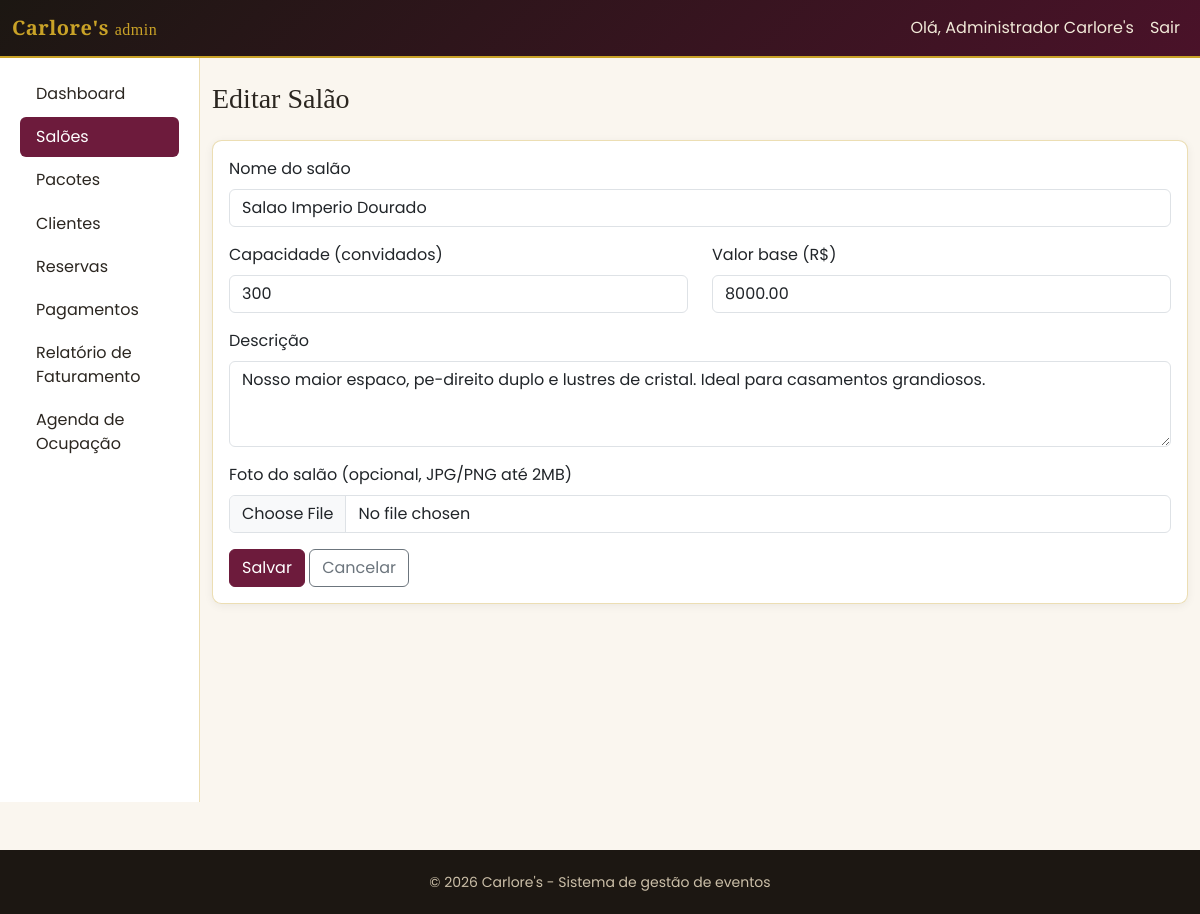
Page /admin/saloes/editar.php?id=1 (signed in) on the committed database.
### tables this page shows
CREATE TABLE saloes (
    id          INT UNSIGNED AUTO_INCREMENT PRIMARY KEY,
    nome        VARCHAR(100) NOT NULL,
    capacidade  SMALLINT UNSIGNED NOT NULL,
    descricao   TEXT NULL,
    valor_base  DECIMAL(10,2) NOT NULL DEFAULT 0.00,
    foto        VARCHAR(255) NULL,
    ativo       TINYINT(1) NOT NULL DEFAULT 1,
    created_at  DATETIME NOT NULL DEFAULT CURRENT_TIMESTAMP,
    updated_at  DATETIME NOT NULL DEFAULT CURRENT_TIMESTAMP ON UPDATE CURRENT_TIMESTAMP,
    UNIQUE KEY uq_saloes_nome (nome),
    INDEX idx_saloes_ativo (ativo)
);

### public/admin/saloes/editar.php (called while the page is built, shortened)
<?php
require_once __DIR__ . '/../../../config/bootstrap.php';
$id = (int)($_GET['id'] ?? $_POST['id'] ?? 0);
$salao = Salao::buscarPorId($id);
$dados = $salao;
$erros = [];
require ROOT_PATH . '/views/admin/saloes/form.php';

### config/bootstrap.php (called while the page is built, shortened)
<?php
require_once ROOT_PATH . '/config/database.php';
require_once ROOT_PATH . '/helpers/format_helper.php';
spl_autoload_register(function (string $classe): void {
    foreach (['models', 'services'] as $pasta) {
        $caminho = ROOT_PATH . "/{$pasta}/{$classe}.php";
        if (is_file($caminho)) {
            return;
        }
    }
});

### config/database.php (called while the page is built, shortened)
<?php
class Database
{
    private static ?PDO $conexao = null;
    public static function conectar(): PDO
    {
        if (self::$conexao === null) {
            $dsn = 'mysql:host=' . self::HOST . ';dbname=' . self::DBNAME . ';charset=' . self::CHARSET;
            try {
                self::$conexao = new PDO($dsn, self::USUARIO, self::SENHA, [
                    PDO::ATTR_ERRMODE            => PDO::ERRMODE_EXCEPTION,
                    PDO::ATTR_EMULATE_PREPARES   => false,
                    PDO::ATTR_DEFAULT_FETCH_MODE => PDO::FETCH_ASSOC,
                ]);
            } catch (PDOException $e) {
                error_log('[Database] Falha na conexao: ' . $e->getMessage());
                http_response_code(500);
                die('Nao foi possivel conectar ao banco de dados. Verifique se o MySQL do XAMPP esta em execucao e se o banco "carlores" foi importado (veja o README.md).');
            }
        }
        return self::$conexao;
    }
}

### models/Salao.php (called while the page is built, shortened)
<?php
class Salao
{
    public static function buscarPorId(int $id): ?array
    {
        $stmt = Database::conectar()->prepare('SELECT * FROM saloes WHERE id = :id');
        $stmt->execute([':id' => $id]);
        $salao = $stmt->fetch();
        return $salao ?: null;
    }
}

### helpers/format_helper.php (called while the page is built, shortened)
<?php
function e(mixed $valor): string
{
    return htmlspecialchars((string)($valor ?? ''), ENT_QUOTES, 'UTF-8');
}

### views/admin/saloes/form.php (the view, shortened to what this page needs)
<?php require ROOT_PATH . '/views/partials/header_admin.php'; ?>
<div class="card card-carlores">
    <div class="card-body">
        <form method="post" enctype="multipart/form-data" class="needs-validation" novalidate>
            <div class="mb-3">
                <label for="nome" class="form-label">Nome do salão</label>
                <input type="text" class="form-control <?= isset($erros['nome']) ? 'is-invalid' : '' ?>"
                       id="nome" name="nome" maxlength="100" value="<?= e($dados['nome']) ?>" required>
            </div>
            <div class="row">
                <div class="col-md-6 mb-3">
                    <label for="capacidade" class="form-label">Capacidade (convidados)</label>
                    <input type="number" min="1" step="1" class="form-control <?= isset($erros['capacidade']) ? 'is-invalid' : '' ?>"
                           id="capacidade" name="capacidade" value="<?= e((string)$dados['capacidade']) ?>" required>
                </div>
                <div class="col-md-6 mb-3">
                    <label for="valor_base" class="form-label">Valor base (R$)</label>
                    <input type="number" min="0.01" step="0.01" class="form-control <?= isset($erros['valor_base']) ? 'is-invalid' : '' ?>"
                           id="valor_base" name="valor_base" value="<?= e((string)$dados['valor_base']) ?>" required>
                </div>
            </div>
            <div class="mb-3">
                <label for="descricao" class="form-label">Descrição</label>
                <textarea class="form-control" id="descricao" name="descricao" rows="3" maxlength="1000"><?= e($dados['descricao'] ?? '') ?></textarea>
            </div>
            <div class="mb-3">
                <label for="foto" class="form-label">Foto do salão (opcional, JPG/PNG até 2MB)</label>
                <input type="file" class="form-control <?= isset($erros['foto']) ? 'is-invalid' : '' ?>" id="foto" name="foto" accept="image/jpeg,image/png">
            </div>
            <button type="submit" class="btn btn-carlores">Salvar</button>
            <a href="/admin/saloes/index.php" class="btn btn-outline-secondary">Cancelar</a>
        </form>
    </div>
</div>
<?php require ROOT_PATH . '/views/partials/footer_admin.php'; ?>

### public/assets/css/theme.css (style rules this page uses)
:root { --carlores-preto: #1c1712; --carlores-vinho: #6d1b3c; --carlores-vinho-escuro: #4a1229; --carlores-dourado: #c9a227; --carlores-dourado-claro: #e8d38a; --carlores-creme: #faf6ef; --carlores-texto: #2b2620; }
body { background-color: var(--carlores-creme); color: var(--carlores-texto); font-family: 'Poppins', 'Segoe UI', sans-serif; }
a { color: var(--carlores-vinho); }
.btn-carlores { background-color: var(--carlores-vinho); border-color: var(--carlores-vinho); color: #fff; }
.card-carlores { border: 1px solid rgba(201, 162, 39, 0.35); border-radius: 0.6rem; box-shadow: 0 2px 10px rgba(0,0,0,0.06); }

### rows in the picture
saloes: nome "Salao Imperio Dourado", capacidade "300", valor_base "8000.00", descricao "Nosso maior espaco, pe-direito duplo e lustres de cristal. Ideal para casamentos grandiosos."

### other values in the picture
APP_NOME "Carlore's"
$usuario['nome'] "Administrador Carlore's"
$rotulo "Dashboard"
$rotulo "Salões"
$rotulo "Pacotes"
$rotulo "Clientes"
$rotulo "Reservas"
$rotulo "Pagamentos"
$rotulo "Relatório de Faturamento"
$rotulo "Agenda de Ocupação"
$tituloPagina "Editar Salão"
